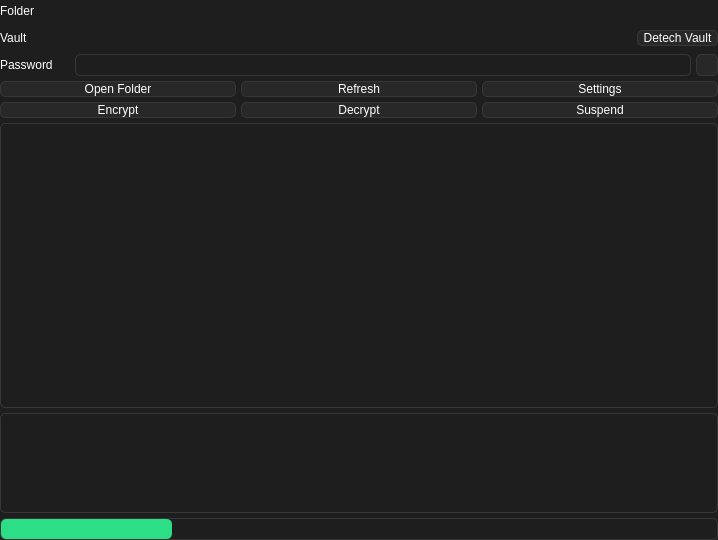
<?xml version="1.0" encoding="UTF-8"?>
<ui version="4.0">
 <class>FrontendVault</class>
 <widget class="QWidget" name="FrontendVault">
  <property name="geometry">
   <rect>
    <x>0</x>
    <y>0</y>
    <width>718</width>
    <height>540</height>
   </rect>
  </property>
  <property name="windowTitle">
   <string>Form</string>
  </property>
  <property name="styleSheet">
   <string notr="true">QWidget{
	font: 100 11pt &quot;Noto Sans&quot;;
	color: rgb(255, 255, 255);
	background-color: rgb(30, 30, 30);
}
QWidget:disabled{
	color: rgb(100, 100, 100);
}

/* ToolTip */
QToolTip {
	color: rgb(255, 255, 255); 
	background: rgb(55, 55, 55);
	border: 1px solid rgb(70, 70, 70); 
	border-radius: 5px;
}

/* ProgressBar */
QProgressBar{
 	border: 1px solid rgb(55, 55, 55);
	border-radius: 5px;
	padding-left: 0px;
	color: rgb(0, 65, 74);
	text-align: center;
}
QProgressBar::chunk{
	border-radius: 5px;
 	background-color: rgb(44, 222, 133);
}

/* Label */
QLabel{
border: 0px;
}

/* TextEdit */
QTextEdit{
font: 9pt;
border: 1px solid rgb(55, 55, 55);
border-radius: 5px;
}
/* LineEdit */
QLineEdit{
	border: 1px solid rgb(55, 55, 55);
	border-radius: 5px;
}

/* ListView */
QListView{
	border: 1px solid rgb(55, 55, 55);
	border-radius: 5px;
	font: 11pt;
	gridline-color: rgb(0, 0, 0);
}

QScrollBar:vertical {
    border: none;
    background: rgb(30, 30, 30);
    width: 12px;
}
QScrollBar:horizontal{
	border: none;
    background: rgb(30, 30, 30);
    height: 12px;
}
QScrollBar::handle:horizontal{
    background: rgb(40, 40, 40);
    min-width: 20px;
	border-radius: 5px;
}
QScrollBar::handle:vertical {
    background: rgb(40, 40, 40);
    min-height: 20px;
	border-radius: 5px;
}

QScrollBar::handle:hover {
    background: rgb(55, 55, 55);
}

QScrollBar::add-line, 
QScrollBar::sub-line {
	height:0px;
	width:0px;
    background: none;
}
QScrollBar::add-page, 
QScrollBar::sub-page {
    height:0px;
	width:0px;
    background: none;
}

/* ComboBox */
QComboBox{
	background-color: rgb(40, 40, 40);
	border: 1px solid rgb(55, 55, 55);
	border-radius: 5px;
	padding-left: 3px;
}
QComboBox::drop-down {
    width: 20px;
    border-left: 1px solid rgb(55, 55, 55);
    border-top-right-radius: 5px; 
    border-bottom-right-radius: 5px;
    subcontrol-origin: padding;
    subcontrol-position: top right;
    width: 15px;
}
QComboBox::down-arrow {
    image: url(:/icons/arrow_down.png);
}

/* PushButton */
QPushButton{
	border: 1px solid rgb(55, 55, 55);
	border-radius: 5px;
	background-color: rgb(40, 40, 40);
}
QPushButton:pressed{
	background-color: rgb(30, 30, 30);
}

/* CheckBox */
QCheckBox{
	border: 1px solid rgb(55, 55, 55);
	border-radius: 5px;
}
QCheckBox::indicator{
	margin-left: 2px;
	margin-right: -2px;
}
QCheckBox::indicator:unchecked{
	border: 1px solid rgb(0, 0, 0);
	background-color: rgb(200, 40 ,40);
}
QCheckBox::indicator:checked{
	border: 1px solid rgb(0, 0, 0);
	background-color: rgb(40, 200 ,40);
}

</string>
  </property>
  <layout class="QGridLayout" name="gridLayout">
   <property name="leftMargin">
    <number>0</number>
   </property>
   <property name="topMargin">
    <number>0</number>
   </property>
   <property name="rightMargin">
    <number>0</number>
   </property>
   <property name="bottomMargin">
    <number>0</number>
   </property>
   <property name="spacing">
    <number>5</number>
   </property>
   <item row="4" column="0">
    <layout class="QHBoxLayout" name="horizontalLayout_3">
     <property name="spacing">
      <number>5</number>
     </property>
     <item>
      <widget class="QLabel" name="PasswordLabel">
       <property name="minimumSize">
        <size>
         <width>70</width>
         <height>22</height>
        </size>
       </property>
       <property name="maximumSize">
        <size>
         <width>70</width>
         <height>22</height>
        </size>
       </property>
       <property name="styleSheet">
        <string notr="true"/>
       </property>
       <property name="text">
        <string>Password</string>
       </property>
      </widget>
     </item>
     <item>
      <widget class="QLineEdit" name="PasswordLineedit">
       <property name="minimumSize">
        <size>
         <width>0</width>
         <height>22</height>
        </size>
       </property>
       <property name="maximumSize">
        <size>
         <width>16777215</width>
         <height>22</height>
        </size>
       </property>
       <property name="text">
        <string/>
       </property>
       <property name="echoMode">
        <enum>QLineEdit::EchoMode::Password</enum>
       </property>
      </widget>
     </item>
     <item>
      <widget class="QPushButton" name="PasswordVisibilityButton">
       <property name="sizePolicy">
        <sizepolicy hsizetype="Fixed" vsizetype="Fixed">
         <horstretch>0</horstretch>
         <verstretch>0</verstretch>
        </sizepolicy>
       </property>
       <property name="minimumSize">
        <size>
         <width>22</width>
         <height>22</height>
        </size>
       </property>
       <property name="maximumSize">
        <size>
         <width>22</width>
         <height>22</height>
        </size>
       </property>
       <property name="text">
        <string/>
       </property>
       <property name="icon">
        <iconset resource="../../asset/resource.qrc">
         <normaloff>:/icons/visibility_off.png</normaloff>
         <normalon>:/icons/visibility_on.png</normalon>:/icons/visibility_off.png</iconset>
       </property>
       <property name="checkable">
        <bool>true</bool>
       </property>
      </widget>
     </item>
    </layout>
   </item>
   <item row="1" column="0">
    <layout class="QHBoxLayout" name="horizontalLayout_2">
     <property name="spacing">
      <number>5</number>
     </property>
     <item>
      <widget class="QLabel" name="VaultLabel">
       <property name="sizePolicy">
        <sizepolicy hsizetype="Fixed" vsizetype="Fixed">
         <horstretch>0</horstretch>
         <verstretch>0</verstretch>
        </sizepolicy>
       </property>
       <property name="minimumSize">
        <size>
         <width>70</width>
         <height>22</height>
        </size>
       </property>
       <property name="maximumSize">
        <size>
         <width>70</width>
         <height>22</height>
        </size>
       </property>
       <property name="text">
        <string>Vault</string>
       </property>
      </widget>
     </item>
     <item>
      <widget class="QLabel" name="VaultNameLabel">
       <property name="sizePolicy">
        <sizepolicy hsizetype="Expanding" vsizetype="Fixed">
         <horstretch>0</horstretch>
         <verstretch>0</verstretch>
        </sizepolicy>
       </property>
       <property name="minimumSize">
        <size>
         <width>0</width>
         <height>22</height>
        </size>
       </property>
       <property name="maximumSize">
        <size>
         <width>16777215</width>
         <height>22</height>
        </size>
       </property>
       <property name="text">
        <string/>
       </property>
      </widget>
     </item>
     <item>
      <widget class="QPushButton" name="DetachVaultButton">
       <property name="sizePolicy">
        <sizepolicy hsizetype="Minimum" vsizetype="Fixed">
         <horstretch>0</horstretch>
         <verstretch>0</verstretch>
        </sizepolicy>
       </property>
       <property name="styleSheet">
        <string notr="true">QPushButton{
padding-left : 5px;
padding-right:5px;
}</string>
       </property>
       <property name="text">
        <string>Detech Vault</string>
       </property>
      </widget>
     </item>
    </layout>
   </item>
   <item row="0" column="0">
    <layout class="QHBoxLayout" name="horizontalLayout">
     <property name="spacing">
      <number>5</number>
     </property>
     <item>
      <widget class="QLabel" name="FolderLabel">
       <property name="sizePolicy">
        <sizepolicy hsizetype="Fixed" vsizetype="Fixed">
         <horstretch>0</horstretch>
         <verstretch>0</verstretch>
        </sizepolicy>
       </property>
       <property name="minimumSize">
        <size>
         <width>70</width>
         <height>22</height>
        </size>
       </property>
       <property name="maximumSize">
        <size>
         <width>70</width>
         <height>22</height>
        </size>
       </property>
       <property name="text">
        <string>Folder</string>
       </property>
      </widget>
     </item>
     <item>
      <widget class="QLabel" name="FolderPathLabel">
       <property name="sizePolicy">
        <sizepolicy hsizetype="Preferred" vsizetype="Fixed">
         <horstretch>0</horstretch>
         <verstretch>0</verstretch>
        </sizepolicy>
       </property>
       <property name="minimumSize">
        <size>
         <width>0</width>
         <height>22</height>
        </size>
       </property>
       <property name="maximumSize">
        <size>
         <width>16777215</width>
         <height>22</height>
        </size>
       </property>
       <property name="text">
        <string/>
       </property>
      </widget>
     </item>
    </layout>
   </item>
   <item row="5" column="0">
    <layout class="QHBoxLayout" name="horizontalLayout_5">
     <property name="spacing">
      <number>5</number>
     </property>
     <item>
      <widget class="QPushButton" name="OpenFolderButton">
       <property name="text">
        <string>Open Folder</string>
       </property>
      </widget>
     </item>
     <item>
      <widget class="QPushButton" name="RefreshButton">
       <property name="text">
        <string>Refresh</string>
       </property>
      </widget>
     </item>
     <item>
      <widget class="QPushButton" name="SettingsButton">
       <property name="text">
        <string>Settings</string>
       </property>
      </widget>
     </item>
    </layout>
   </item>
   <item row="8" column="0">
    <widget class="QTextEdit" name="TerminalTextedit">
     <property name="sizePolicy">
      <sizepolicy hsizetype="Expanding" vsizetype="Fixed">
       <horstretch>0</horstretch>
       <verstretch>0</verstretch>
      </sizepolicy>
     </property>
     <property name="minimumSize">
      <size>
       <width>0</width>
       <height>100</height>
      </size>
     </property>
     <property name="maximumSize">
      <size>
       <width>16777215</width>
       <height>100</height>
      </size>
     </property>
    </widget>
   </item>
   <item row="9" column="0">
    <widget class="QProgressBar" name="ProgressBar">
     <property name="minimumSize">
      <size>
       <width>0</width>
       <height>22</height>
      </size>
     </property>
     <property name="maximumSize">
      <size>
       <width>16777215</width>
       <height>22</height>
      </size>
     </property>
     <property name="value">
      <number>24</number>
     </property>
     <property name="textVisible">
      <bool>false</bool>
     </property>
    </widget>
   </item>
   <item row="7" column="0">
    <widget class="QListView" name="FileListView">
     <property name="sizePolicy">
      <sizepolicy hsizetype="MinimumExpanding" vsizetype="Expanding">
       <horstretch>0</horstretch>
       <verstretch>0</verstretch>
      </sizepolicy>
     </property>
     <property name="minimumSize">
      <size>
       <width>0</width>
       <height>100</height>
      </size>
     </property>
     <property name="verticalScrollBarPolicy">
      <enum>Qt::ScrollBarPolicy::ScrollBarAsNeeded</enum>
     </property>
     <property name="horizontalScrollBarPolicy">
      <enum>Qt::ScrollBarPolicy::ScrollBarAsNeeded</enum>
     </property>
    </widget>
   </item>
   <item row="6" column="0">
    <layout class="QHBoxLayout" name="horizontalLayout_4">
     <property name="spacing">
      <number>5</number>
     </property>
     <item>
      <widget class="QPushButton" name="EncryptButton">
       <property name="text">
        <string>Encrypt</string>
       </property>
      </widget>
     </item>
     <item>
      <widget class="QPushButton" name="DecryptButton">
       <property name="text">
        <string>Decrypt</string>
       </property>
      </widget>
     </item>
     <item>
      <widget class="QPushButton" name="SuspendButton">
       <property name="text">
        <string>Suspend</string>
       </property>
      </widget>
     </item>
    </layout>
   </item>
  </layout>
 </widget>
 <resources>
  <include location="../../asset/resource.qrc"/>
 </resources>
 <connections/>
</ui>
